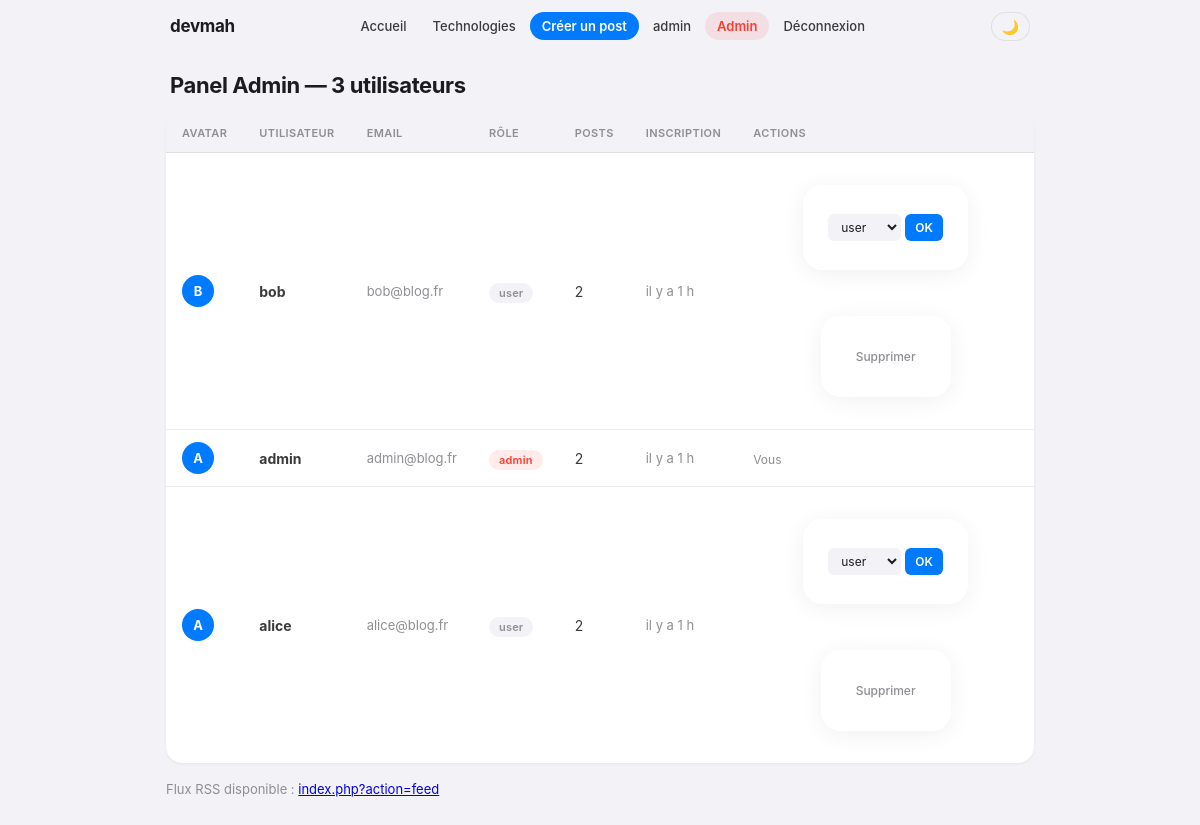
Screenshot of /index.php?action=showAdmin (signed in) with the database file from the repository.
### tables this page shows
CREATE TABLE users (
    id INT AUTO_INCREMENT PRIMARY KEY,

     
    username VARCHAR(50) NOT NULL UNIQUE,

     
    email VARCHAR(100) NOT NULL UNIQUE,

     
    password VARCHAR(255) NOT NULL,

     
    role ENUM('user', 'admin') NOT NULL DEFAULT 'user',

     
    avatar VARCHAR(255) DEFAULT NULL,

     
    remember_token VARCHAR(64) DEFAULT NULL,
    remember_expires DATETIME DEFAULT NULL,

     
    created_at DATETIME NOT NULL DEFAULT CURRENT_TIMESTAMP
);

### index.php (called while the page is built, shortened)
<?php
require_once 'controllers/postControllers.php';
?>

### models/userModel.php (called while the page is built, shortened)
<?php
function getAllUsers($pdo)
{
    $sql = "
        SELECT
            users.id,
            users.username,
            users.email,
            users.role,
            users.avatar,
            users.created_at,
            COUNT(posts.id) AS post_count
        FROM users
        LEFT JOIN posts ON posts.user_id = users.id
        GROUP BY users.id
        ORDER BY users.created_at DESC
    ";
    return $pdo->query($sql)->fetchAll(PDO::FETCH_ASSOC);
}
?>

### models/postModels.php (called while the page is built, shortened)
<?php
function getRelativeDate($datetime)
{
    $diff = time() - strtotime($datetime);
    if ($diff < 86400)   return "il y a " . floor($diff / 3600) . " h";
    $years = floor($diff / 31536000);
    return "il y a " . $years . " an" . ($years > 1 ? "s" : "");
}
?>

### view/admin/users.php (the view, shortened to what this page needs)
<?php require_once 'view/partial/header.php'; ?>
<main style="max-width:900px;">
    <h2>Panel Admin — <?php echo count($allUsers); ?> utilisateurs</h2>
    <div class="admin-table-wrapper">
        <table class="admin-table">
            <thead>
                <tr>
                    <th>Avatar</th>
                    <th>Utilisateur</th>
                    <th>Email</th>
                    <th>Rôle</th>
                    <th>Posts</th>
                    <th>Inscription</th>
                    <th>Actions</th>
                </tr>
            </thead>
            <tbody>
                <?php foreach ($allUsers as $u): ?>
                <tr>
                    <td>
                        <?php if (!empty($u['avatar'])): ?>
                            <img src="<?php echo htmlspecialchars($u['avatar']); ?>" class="admin-avatar-img" alt="">
                        <?php else: ?>
                            <div class="admin-avatar-placeholder"><?php echo strtoupper(mb_substr($u['username'], 0, 1)); ?></div>
                        <?php endif; ?>
                    </td>
                    <td><strong><?php echo htmlspecialchars($u['username']); ?></strong></td>
                    <td style="font-size:13px; color:var(--text-muted);"><?php echo htmlspecialchars($u['email']); ?></td>
                    <td>
                        <span class="badge <?php echo $u['role'] === 'admin' ? 'badge-admin' : 'badge-user-role'; ?>">
                            <?php echo $u['role']; ?>
                        </span>
                    </td>
                    <td><?php echo $u['post_count']; ?></td>
                    <td style="font-size:13px; color:var(--text-muted);"><?php echo getRelativeDate($u['created_at']); ?></td>
                    <td>
                        <?php if ($u['id'] != $_SESSION['user']['id']): ?>
                        <div style="display:flex; gap:6px; flex-wrap:wrap; align-items:center;">
                            <form method="POST" action="index.php" style="display:flex; gap:4px;">
                                <select name="role" style="padding:4px 8px; font-size:12px; margin:0; border-radius:6px;">
                                    <option value="user"  <?php echo $u['role'] === 'user'  ? 'selected' : ''; ?>>user</option>
                                </select>
                                <button type="submit" style="padding:4px 10px; font-size:12px; border-radius:6px;">OK</button>
                            </form>
                            <form method="POST" action="index.php" onsubmit="return confirm('Supprimer cet utilisateur et tous ses posts ?');">
                                <button type="submit" class="btn-delete" style="font-size:12px; padding:4px 10px;">Supprimer</button>
                            </form>
                        </div>
                        <?php else: ?>
                            <span style="font-size:12px; color:var(--text-muted);">Vous</span>
                        <?php endif; ?>
                    </td>
                </tr>
                <?php endforeach; ?>
            </tbody>
        </table>
    </div>
    <p style="margin-top:16px; font-size:13px; color:var(--text-muted);">
        Flux RSS disponible : <a href="index.php?action=feed">index.php?action=feed</a>
    </p>
</main>
<?php require_once 'view/partial/footer.php'; ?>

### assets/css/style.css (style rules this page uses)
:root { --bg: #f2f2f7; --card: #ffffff; --card-alt: #f2f2f7; --text-primary: #1c1c1e; --text-secondary:#3a3a3c; --text-muted: #8e8e93; --border: rgba(0,0,0,0.08); --border-strong:rgba(0,0,0,0.14); --input-bg: #f2f2f7; --header-bg: transparent; --accent: #007aff; --accent-hover: #0066d6; --green: #34c759; --red: #ff3b30; --shadow-sm: 0 1px 3px rgba(0,0,0,0.06); --shadow-md: 0 4px 12px rgba(0,0,0,0.08); }
* { margin: 0; padding: 0; box-sizing: border-box; -webkit-font-smoothing: antialiased; }
html { background: var(--bg); transition: background 0.2s; }
body { font-family: -apple-system, BlinkMacSystemFont, 'SF Pro Text', 'Segoe UI', sans-serif; background: transparent; color: var(--text-primary); min-height: 100vh; transition: color 0.2s; }
main { max-width: 680px; margin: 0 auto; padding: 20px 16px; }
main h2 { font-size: 22px; font-weight: 700; color: var(--text-primary); letter-spacing: -0.4px; margin-bottom: 16px; padding: 0 4px; }
p { font-size: 15px; line-height: 1.55; color: var(--text-secondary); }
.badge { padding: 3px 10px; border-radius: 9999px; font-size: 11px; font-weight: 600; letter-spacing: 0.2px; white-space: nowrap; }
.badge-admin { background: rgba(255,59,48,0.1); color: var(--red); }
.badge-user-role { background: var(--card-alt); color: var(--text-muted); }
.btn-delete { padding: 6px 14px; background: transparent; border: none; border-radius: 9999px; font-size: 13px; font-weight: 500; color: var(--text-muted); cursor: pointer; transition: background 0.15s, color 0.15s; margin-left: auto; }
form { background: rgba(255, 255, 255, 0.55); backdrop-filter: saturate(180%) blur(24px); -webkit-backdrop-filter: saturate(180%) blur(24px); border: 1px solid rgba(255, 255, 255, 0.6); border-radius: 20px; padding: 28px 24px; max-width: 480px; margin: 20px auto; box-shadow: 0 4px 24px rgba(0,0,0,0.06), inset 0 1px 0 rgba(255,255,255,0.8); }
input, textarea, select { width: 100%; padding: 12px 14px; margin-bottom: 14px; background: var(--input-bg); border: 1px solid transparent; border-radius: 10px; color: var(--text-primary); font-size: 15px; font-family: inherit; transition: border-color 0.15s, background 0.15s; }
button { padding: 12px 28px; background: var(--accent); border: none; color: #fff; font-weight: 600; border-radius: 9999px; cursor: pointer; font-size: 15px; font-family: inherit; transition: background 0.15s, transform 0.1s; }
.admin-table-wrapper { overflow-x: auto; border-radius: 16px; box-shadow: var(--shadow-sm); }
.admin-table { width: 100%; border-collapse: collapse; background: var(--card); border-radius: 16px; overflow: hidden; font-size: 14px; }
.admin-table thead th { background: var(--card-alt); color: var(--text-muted); font-size: 11px; font-weight: 600; text-transform: uppercase; letter-spacing: 0.4px; padding: 12px 16px; text-align: left; border-bottom: 1px solid var(--border); }
.admin-table tbody td { padding: 12px 16px; border-bottom: 1px solid var(--border); color: var(--text-secondary); vertical-align: middle; }
.admin-table tbody tr:last-child td { border-bottom: none; }
.admin-avatar-placeholder { width: 32px; height: 32px; border-radius: 50%; background: var(--accent); color: #fff; font-size: 13px; font-weight: 700; display: flex; align-items: center; justify-content: center; }

### rows the page displays
users: username "B", username "bob", email "bob@blog.fr", role "user", post_count "2", created_at "il y a 1 h"
users: username "A", username "admin", email "admin@blog.fr", role "admin", post_count "2", created_at "il y a 1 h", shows "Vous"
users: username "A", username "alice", email "alice@blog.fr", role "user", post_count "2", created_at "il y a 1 h"

### other values shown
$_SESSION['user']['username'] "admin"
count($allUsers) "3"
